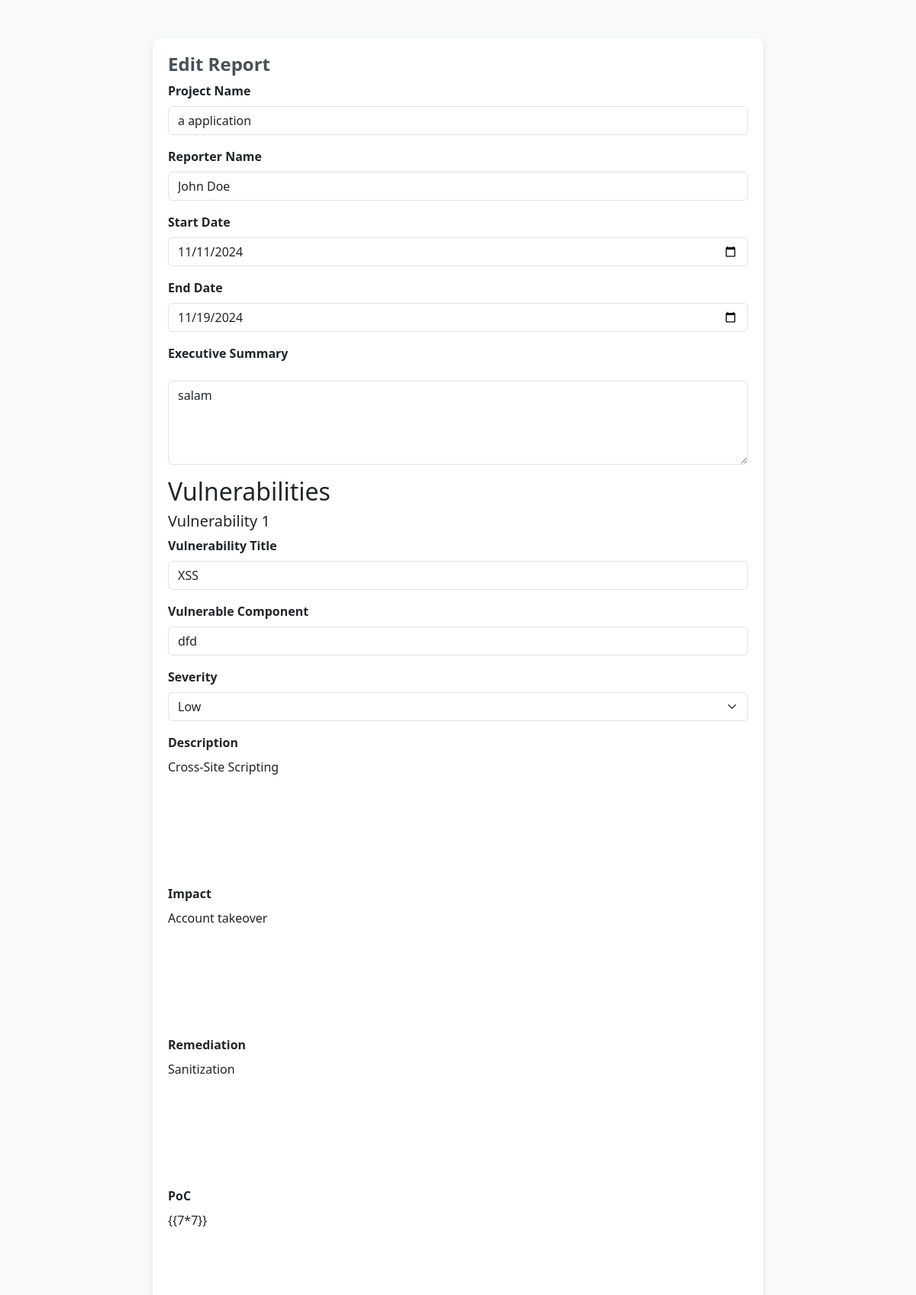
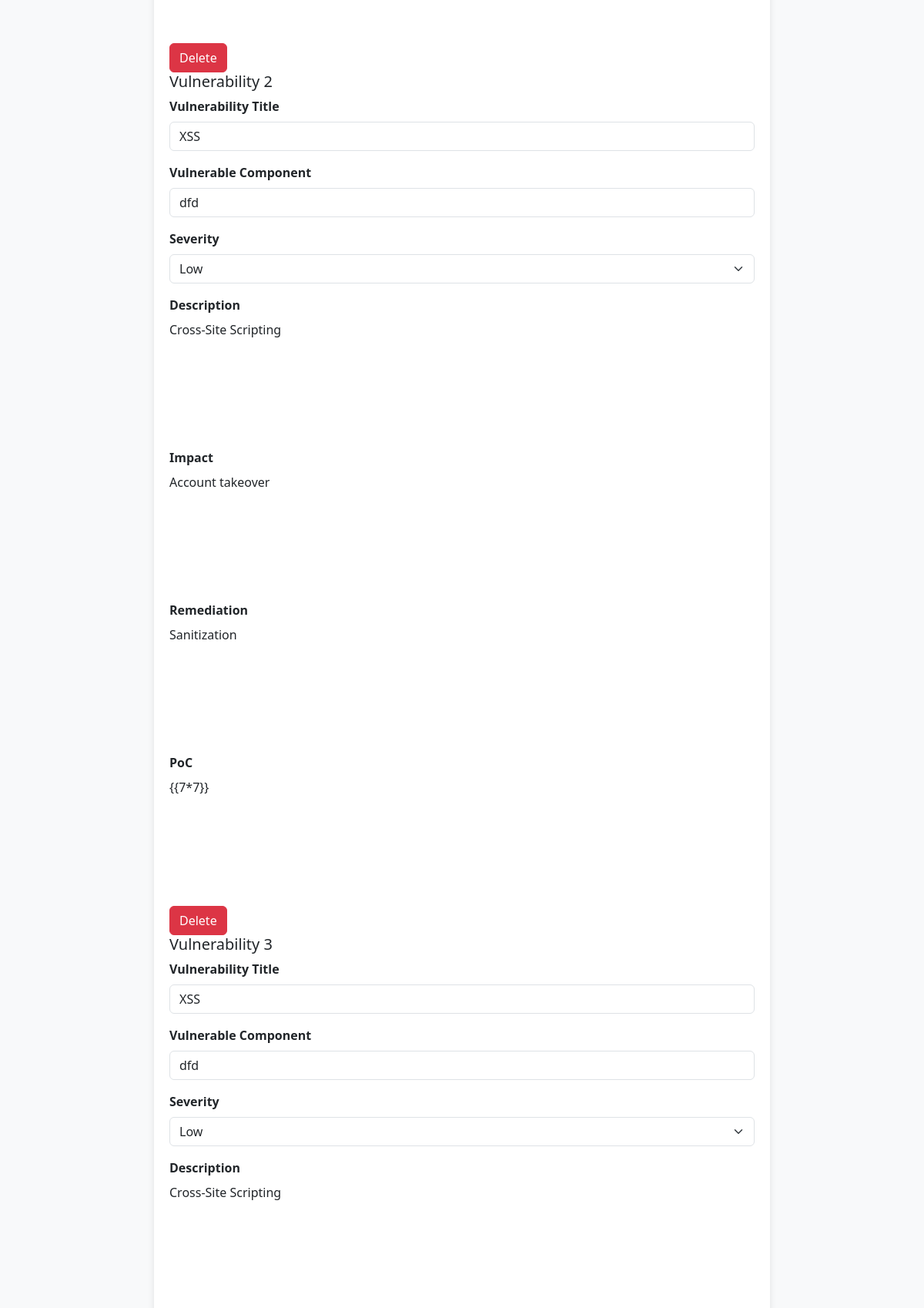
/edit?project_id=1 (upper part), run on the app's committed database (2 pictures, top to bottom).
### app.py (models this page shows)
class Project(db.Model):
    __tablename__ = 'projects'
    project_id = db.Column(db.Integer, primary_key=True)
    project_name = db.Column(db.String(100), nullable=False)
    reporter_name = db.Column(db.String(100), nullable=False)
    start_date = db.Column(db.String(50), nullable=False)
    end_date = db.Column(db.String(50), nullable=True)
    executive_summary = db.Column(db.Text, nullable=True)
    vuln_count = db.Column(db.Integer, nullable=True)
    vulnerabilities = db.relationship('Vulnerability', secondary=project_vulnerabilities, backref=db.backref('projects', lazy=True))

class Vulnerability(db.Model):
    __tablename__ = 'vulnerabilities'
    vulnerability_id = db.Column(db.Integer, primary_key=True)
    project_id = db.Column(db.Integer, nullable=False)
    title = db.Column(db.String(150), nullable=False)
    severity = db.Column(db.String(50), nullable=False)
    vulnerable_component = db.Column(db.String(100), nullable=False)
    description = db.Column(db.Text, nullable=False)
    impact = db.Column(db.Text, nullable=True)
    remediation = db.Column(db.Text, nullable=True)
    poc = db.Column(db.Text, nullable=True)

### server.py (the view)
@app.route("/edit", methods=["GET"])
def get_edit():
    project_id = int(request.args.get("project_id"))
    project = Project.query.get_or_404(project_id)
    vulnerabilities = Vulnerability.query.filter(project_id == project_id).all()
    return render_template("edit.html", project=project, vulnerabilities=vulnerabilities)

### templates/edit.html (shortened to what this page needs)
<!DOCTYPE html>
<html lang="en">
<head>
  <link href="https://cdn.jsdelivr.net/npm/bootstrap@5.3.0-alpha3/dist/css/bootstrap.min.css" rel="stylesheet">
  <link rel="stylesheet" href="https://cdn.quilljs.com/1.3.6/quill.snow.css">
  <link rel="stylesheet" href="https://cdnjs.cloudflare.com/ajax/libs/cropperjs/1.5.13/cropper.min.css">
</head>
<body>
<div class="container">
  <h1>Edit Report</h1>
  <form method="POST" action="/edit">
    <div class="mb-3">
      <label for="project_name" class="form-label">Project Name</label>
      <input type="text" class="form-control" id="project_name" name="project_name" required value="{{ project.project_name }}">
    </div>
    <div class="mb-3">
      <label for="reporter_name" class="form-label">Reporter Name</label>
      <input type="text" class="form-control" id="reporter_name" name="reporter_name" required value="{{ project.reporter_name }}">
    </div>
    <div class="mb-3">
      <label for="start_date" class="form-label">Start Date</label>
      <input type="date" class="form-control" id="start_date" name="start_date" required value="{{ project.start_date }}">
    </div>
    <div class="mb-3">
      <label for="end_date" class="form-label">End Date</label>
      <input type="date" class="form-control" id="end_date" name="end_date" required value="{{ project.end_date }}">
    </div>
    <div class="mb-3">
      <label for="executive_summary" class="form-label">Executive Summary</label>
      <textarea class="form-control" id="executive_summary" name="executive_summary" rows="4" required>{{ project.executive_summary }}</textarea>
    </div>
    <div id="vuln-forms">
      <h2>Vulnerabilities</h2>
      {% for vulnerability in vulnerabilities %}
      <div class="vuln-form" id="vuln-form-{{ loop.index }}">
        <h5>Vulnerability {{ loop.index }}</h5>
        <div class="mb-3">
          <label for="vulnerabilityTitle-{{ loop.index }}" class="form-label">Vulnerability Title</label>
          <input type="text" class="form-control" id="vulnerabilityTitle-{{ loop.index }}" name="vulnerabilityTitle-{{ loop.index }}" required value="{{ vulnerability.title }}">
        </div>
        <div class="mb-3">
          <label for="vulnerable_component-{{ loop.index }}" class="form-label">Vulnerable Component</label>
          <input type="text" class="form-control" id="vulnerable_component-{{ loop.index }}" name="vulnerable_component-{{ loop.index }}" required value="{{ vulnerability.vulnerable_component }}">
        </div>
        <div class="mb-3">
          <label for="severity-{{ loop.index }}" class="form-label">Severity</label>
          <select class="form-select" id="severity-{{ loop.index }}" name="severity-{{ loop.index }}" required>
            <option value="Low" {% if vulnerability.severity == 'Low' %}selected{% endif %}>Low</option>
          </select>
        </div>
        <div class="mb-3">
          <label for="description-{{ loop.index }}" class="form-label">Description</label>
          <div id="description-editor-{{ loop.index }}" class="quill-editor">{{ vulnerability.description | safe }}</div>
        </div>
        <div class="mb-3">
          <label for="impact-{{ loop.index }}" class="form-label">Impact</label>
          <div id="impact-editor-{{ loop.index }}" class="quill-editor">{{ vulnerability.impact | safe }}</div>
        </div>
        <div class="mb-3">
          <label for="remediation-{{ loop.index }}" class="form-label">Remediation</label>
          <div id="remediation-editor-{{ loop.index }}" class="quill-editor">{{ vulnerability.remediation | safe }}</div>
        </div>
        <div class="mb-3">
          <label for="poc-{{ loop.index }}" class="form-label">PoC</label>
          <div id="poc-editor-{{ loop.index }}" class="quill-editor">{{ vulnerability.poc | safe }}</div>
        </div>
        <button type="button" class="btn btn-remove-vuln" onclick="removeVuln({{ loop.index }})">Delete</button>
      </div>
      {% endfor %}
    </div>
  </form>
</div>
</body>
</html>

### templates/edit.html (style rules this page uses)
body { background-color: #f8f9fa; padding-top: 50px; }
.container { max-width: 800px; background-color: #fff; padding: 20px; border-radius: 10px; box-shadow: 0 4px 8px rgba(0, 0, 0, 0.1); }
h1 { font-size: 24px; font-weight: bold; color: #495057; }
.form-label { font-weight: bold; }
.form-control, .form-select { margin-bottom: 15px; }
.btn-remove-vuln { background-color: #dc3545; border-color: #dc3545; color: #fff; }
.quill-editor { height: 150px; margin-bottom: 15px; }

### data on the page
Project: project_name "a application", reporter_name "John Doe", start_date "11/11/2024", end_date "11/19/2024", executive_summary "salam"
Vulnerability: title "XSS", vulnerable_component "dfd", description "Cross-Site Scripting", impact "Account takeover", remediation "Sanitization", poc "{{7*7}}"
Vulnerability: title "XSS", vulnerable_component "dfd", description "Cross-Site Scripting", impact "Account takeover", remediation "Sanitization", poc "{{7*7}}"
Vulnerability: title "XSS", vulnerable_component "dfd", description "Cross-Site Scripting"
